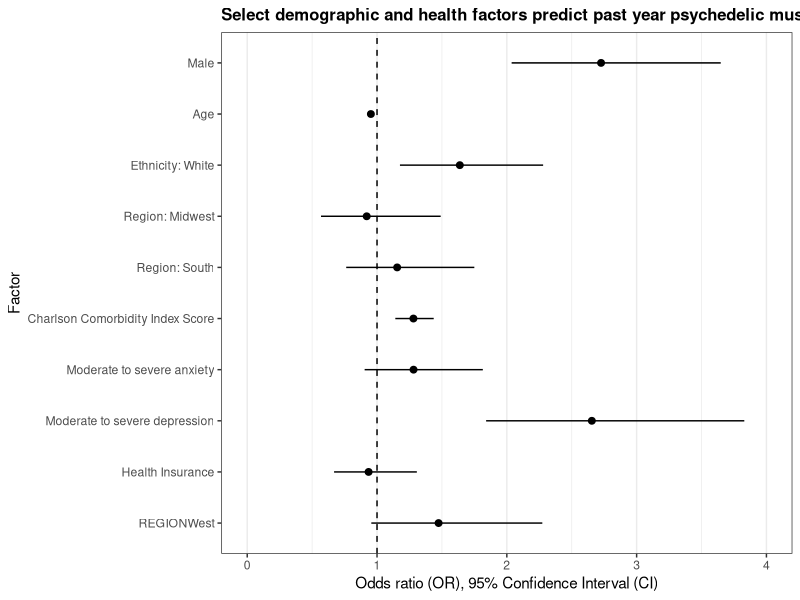
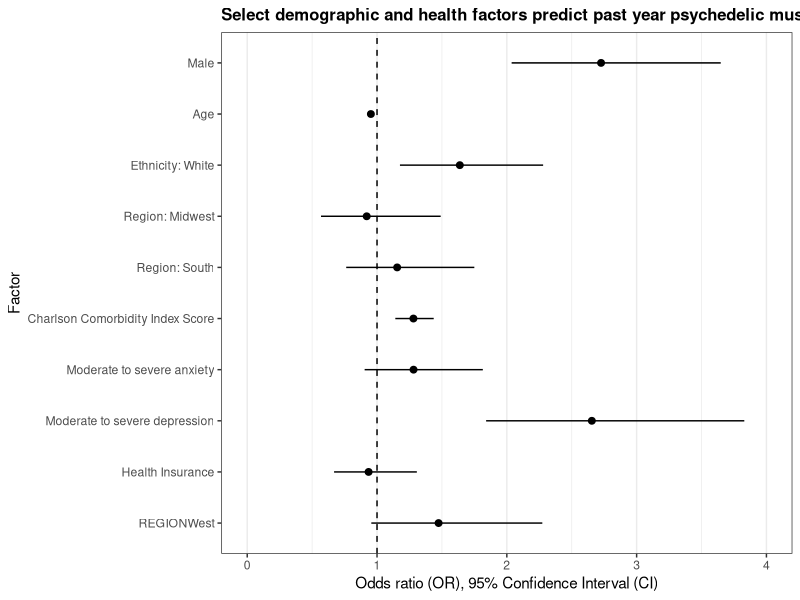

Recreate these plots in R, in order.
## ---- chunk 1
knitr::opts_chunk$set(echo = TRUE)
## ---- chunk 2
library(tidyverse)
## ---- chunk 3
PM = read.csv('data/external/AHRI_DATASET_PM_MANUSCRIPT_DATA.csv')
## ---- chunk 4
# only necessary columns for figure 1's multivariate logistical regression
PM_cleaned = PM %>%
  select(
    CASEID_7139, 
    SEX, 
    AGE, 
    ETHNICITY, 
    HLS_YN,
    REGION, 
    CCI_SCORE, 
    GAD7_GE10, 
    PHQ9_GE10, 
    INSURANCE, 
    PM1_GEN_HEALTH, 
    PM1_DIAG_CONDITION, 
    PM1_UNDIAG_CONCERN
    ) %>%
  mutate(
    PM_12M = PM1_GEN_HEALTH + PM1_UNDIAG_CONCERN + PM1_DIAG_CONDITION
    )

# calculate boolean for PM_12M
PM_cleaned$PM_12M = PM_cleaned$PM_12M %>%
  recode(`-297` = 0, `0` = 0, `1` = 1, `2` = 1, `3` = 1)

## ---- chunk 5

## refactor columns
PM_cleaned$SEX = PM_cleaned$SEX %>%
  recode_factor(., `0` = 'Female', `1` = 'Male')

PM_cleaned$ETHNICITY = PM_cleaned$ETHNICITY %>%
  recode_factor(., `1` = 'Other', `2` = 'White', `3` = 'Other')

PM_cleaned$HLS_YN = PM_cleaned$HLS_YN %>%
  recode_factor(., `0` = 'None-Hispanic', `1` = 'Hispanic')

PM_cleaned$REGION = PM_cleaned$REGION %>%
  recode_factor(.,`1` = 'Northeast', `2` = 'Midwest', `3` = 'South', `4` = 'West')

## ---- chunk 6
## modified helper from https://rdrr.io/github/eringrand/RUncommon/src/R/logistic.regression.or.ci.R
logistic.regression.or.ci <- function(regress.out, level = 0.95) {
  usual.output <- summary(regress.out)
  z.quantile <- stats::qnorm(1 - (1 - level) / 2)
  number.vars <- length(regress.out$coefficients)
  OR <- exp(regress.out$coefficients[-1])
  temp.store.result <- matrix(rep(NA, number.vars * 2), nrow = number.vars)
  for (i in 1:number.vars) {
    temp.store.result[i, ] <- summary(regress.out)$coefficients[i] +
      c(-1, 1) * z.quantile * summary(regress.out)$coefficients[i + number.vars]
  }
  intercept.ci <- temp.store.result[1, ]
  slopes.ci <- temp.store.result[-1, ]
  OR.ci <- exp(slopes.ci)
  
  output <- list(
    regression.table = usual.output, intercept.ci = intercept.ci,
    slopes.ci = slopes.ci, OR = OR, OR.ci = OR.ci
  )
  return(output)
}
## ---- chunk 7
full_model = glm(PM_12M ~ SEX + AGE + ETHNICITY + REGION + CCI_SCORE + GAD7_GE10 + PHQ9_GE10 + INSURANCE, data = PM_cleaned, family = binomial)
full_model_results = logistic.regression.or.ci(full_model)
full_model_results
## ---- chunk 8
figure1df = data.frame(full_model_results$OR)
figure1df = cbind(Factor = rownames(figure1df), figure1df)
rownames(figure1df) = 1:nrow(figure1df)

figure1df$or.cimin = full_model_results$OR.ci[,1]
figure1df$or.cimax = full_model_results$OR.ci[,2]


figure1df$Factor = figure1df %>%
  pull(Factor) %>%
  recode_factor(
    `SEXMale` = "Male",
    `AGE` = "Age",
    `ETHNICITYWhite` = "Ethnicity: White",
    `REGIONNortheast` = "Region: Northeast",
    `REGIONMidwest` = "Region: Midwest",
    `REGIONSouth` = "Region: South",
    `CCI_SCORE` = "Charlson Comorbidity Index Score",
    `GAD7_GE10` = "Moderate to severe anxiety",
    `PHQ9_GE10` = "Moderate to severe depression",
    `INSURANCE` = "Health Insurance"
    )
## ---- chunk 9
## try plotting
ggplot(data = figure1df, aes(x = full_model_results.OR, y = Factor, xmin = or.cimin, xmax = or.cimax)) +
  geom_linerange() + 
  geom_point(size = 2) +
  theme_bw() +
  scale_y_discrete(limits=rev) + 
  geom_vline(aes(xintercept = 1), linetype = 'dashed') + 
  labs(
    title = 'Select demographic and health factors predict past year psychedelic mushroom use',
    x = 'Odds ratio (OR), 95% Confidence Interval (CI)',
    color = 'OR'
  ) +
  xlim(0, 4) + 
  theme(
    plot.title = element_text(size=12,face = "bold"),
    panel.grid.major.y = element_blank(),
    panel.grid.minor.y = element_blank()
  ) +
  guides(fill=guide_legend(title="New Legend Title"))

ggsave(filename = 'f1rep.pdf', width = 9, height = 4)
